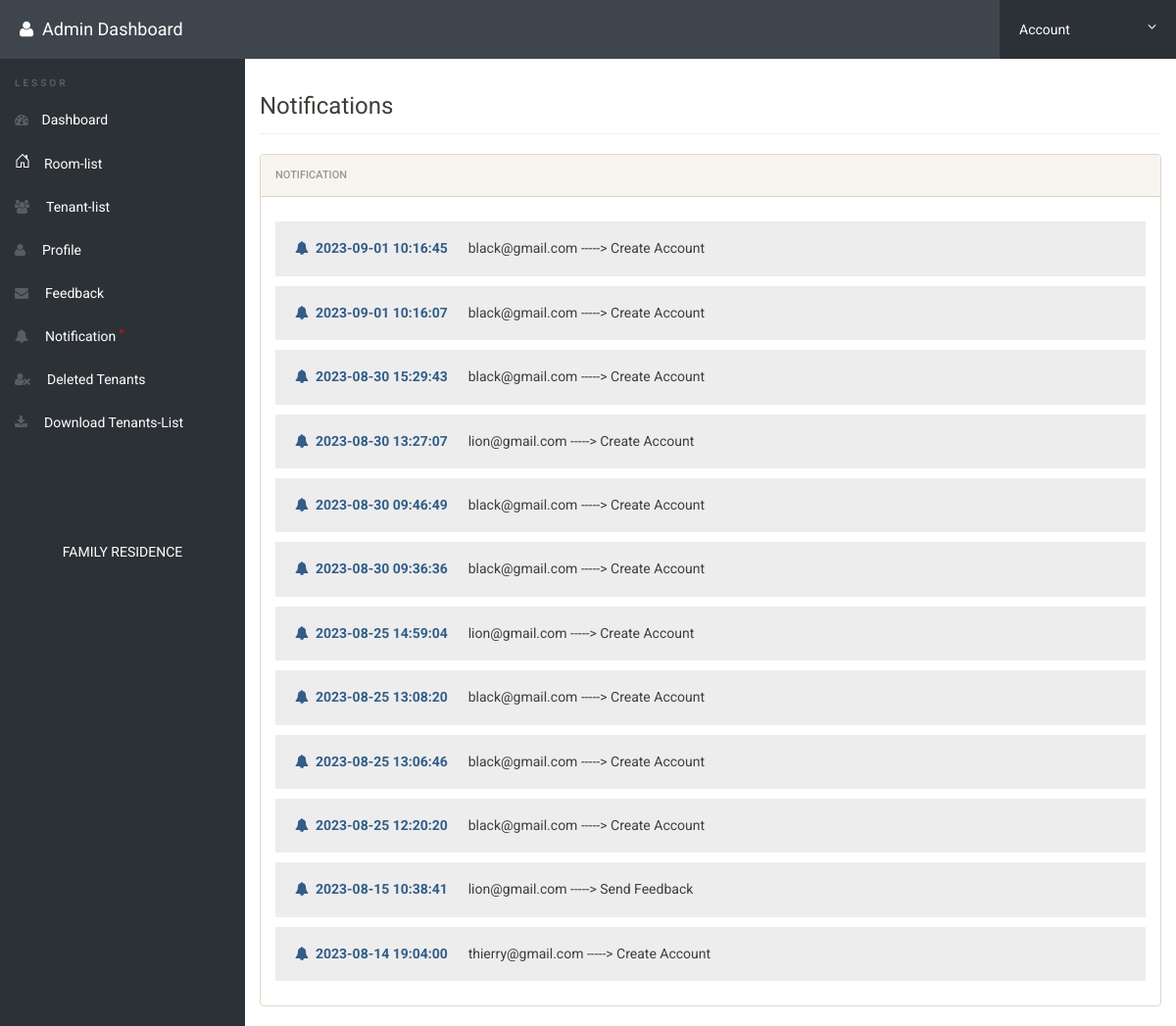
Screenshot of /admin/notification.php (signed in) with the database file from the repository.
### tables this page shows
CREATE TABLE `notification` (
  `id` int(11) NOT NULL,
  `notiuser` varchar(50) NOT NULL,
  `notireciver` varchar(50) NOT NULL,
  `notitype` varchar(50) NOT NULL,
  `time` timestamp NOT NULL DEFAULT CURRENT_TIMESTAMP
);

### admin/notification.php (the view, shortened to what this page needs)
<?php
include('includes/config.php');
if(strlen($_SESSION['alogin'])==0)
	{
header('location:index.php');
}
else{
?>
<!doctype html>
<html lang="en" class="no-js">
<head>
	<link rel="stylesheet" href="css/font-awesome.min.css">
	<link rel="stylesheet" href="css/bootstrap.min.css">
	<link rel="stylesheet" href="css/dataTables.bootstrap.min.css">
	<link rel="stylesheet" href="css/bootstrap-social.css">
	<link rel="stylesheet" href="css/bootstrap-select.css">
	<link rel="stylesheet" href="css/fileinput.min.css">
	<link rel="stylesheet" href="css/awesome-bootstrap-checkbox.css">
	<link rel="stylesheet" href="css/style.css">
</head>
<body>
	<?php include('includes/header.php');?>
	<div class="ts-main-content">
	<?php include('includes/leftbar.php');?>
		<div class="content-wrapper">
			<div class="container-fluid">
				<div class="row">
					<div class="col-md-12">
						<h3 class="page-title">Notifications</h3>
						<div class="row">
							<div class="col-md-12">
								<div class="panel panel-default">
									<div class="panel-heading">Notification</div>
									   <div class="panel-body">
<?php
$reciver = 'Admin';
$sql = "SELECT * from  notification where notireciver = (:reciver) order by time DESC";
$query = $dbh -> prepare($sql);
$query-> bindParam(':reciver', $reciver, PDO::PARAM_STR);
$query->execute();
$results=$query->fetchAll(PDO::FETCH_OBJ);
$cnt=1;
if($query->rowCount() > 0)
{
foreach($results as $result)
{				?>
        <h5 style="background:#ededed;padding:20px;"><i class="fa fa-bell text-primary"></i>&nbsp;&nbsp;<b class="text-primary"><?php echo htmlentities($result->time);?></b> &nbsp;&nbsp;&nbsp;&nbsp;&nbsp;<?php echo htmlentities($result->notiuser);?> -----> <?php echo htmlentities($result->notitype);?></h5>
                       <?php $cnt=$cnt+1; }} ?>
                                        </div>
                                    </div>
                                </div>
                            </div>
                        </div>
                    </div>
                </div>
            </div>
        </div>
</body>
</html>
<?php } ?>

### admin/includes/header.php (shortened to what this page needs)
<div class="brand clearfix">
<h4 class="pull-left text-white" style="margin:20px 0px 0px 20px"><i class="fa fa-user"></i>&nbsp; Admin Dashboard</h4>
		<ul class="ts-profile-nav">
			<li class="ts-account">
				<a href="#"> Account <i class="fa fa-angle-down hidden-side"></i></a>
			</li>
		</ul>
	</div>

### admin/includes/leftbar.php (shortened to what this page needs)
<nav class="ts-sidebar">
			<ul class="ts-sidebar-menu">
				<li class="ts-label">Lessor</li>
				<li><a href="dashboard.php"><i class="fa fa-dashboard"></i> Dashboard</a></li>
				<li><a href="roomlist.php"> &nbsp; &nbsp;Room-list</a>
				</li>
				<li><a href="userlist.php"><i class="fa fa-users"></i> &nbsp;Tenant-list</a>
				</li>
				<li><a href="profile.php"><i class="fa fa-user"></i> &nbsp;Profile</a>
				</li>
				<li><a href="feedback.php"><i class="fa fa-envelope"></i> &nbsp;Feedback</a>
				</li>
				<li><a href="notification.php"><i class="fa fa-bell"></i> &nbsp;Notification <sup style="color:red">*</sup></a>
				</li>
				<li><a href="deletedtenant.php"><i class="fa fa-user-times"></i> &nbsp;Deleted Tenants</a>
				</li>
				<li><a href="download.php"><i class="fa fa-download"></i> &nbsp;Download Tenants-List</a>
				</li>
			</ul>
			<p class="text-center" style="color:#ffffff; margin-top: 100px;">FAMILY RESIDENCE</p>
		</nav>

### admin/css/style.css (style rules this page uses)
html { font-size: 14px; }
@media only screen and (min-width: 480px) { html { font-size: 17px; } }
@media only screen and (min-width: 768px) { html { font-size: 14px; } }
@media only screen and (min-width: 1024px) { p { font-size: 1em; margin-bottom: 1.8em; } }
body { font-size: 1em; }
a { color: #37a6c4; }
.panel { overflow: hidden; }
.text-white, .text-light { color: #fff !important; }
ul, li { margin: 0; padding: 0; list-style: none; }
.page-title { padding-bottom: 15px; margin-bottom: 20px; border-bottom: 1px solid #f0f0f0; }
.brand { background: #3e454c; position: relative; z-index: 3; position: fixed; width: 100%; top: 0; }
.brand .ts-profile-nav { float: right; display: none; }
.brand .ts-profile-nav li { float: left; position: relative; }
.brand .ts-profile-nav li a { display: block; padding: 20px; color: #fff; }
.brand .ts-profile-nav .ts-account .fa-angle-down { float: right; }
.brand .ts-profile-nav .ts-account > a { width: 180px; background: #2c3136; }
@media only screen and (min-width: 992px) { .brand .ts-profile-nav { display: block; } }
.ts-sidebar { background: #2c3136; max-height: 0; transition: max-height 0.3s; overflow: hidden; position: fixed; z-index: 2; width: 100%; bottom: 0; top: 60px; overflow-y: auto; }
@media only screen and (min-width: 992px) { .ts-sidebar { max-height: 100%; bottom: 0; } }
.ts-sidebar-menu .ts-label { color: #585c64; font-weight: bold; padding: 8px 15px; text-transform: uppercase; font-size: 10px; letter-spacing: 3px; margin-top: 10px; }
.ts-sidebar-menu a { display: block; text-decoration: none; padding: 12px 15px; color: #fff; }
.ts-sidebar-menu li { position: relative; }
.ts-sidebar-menu li i { color: #585c64; margin-right: 10px; }
.ts-main-content .content-wrapper { padding-top: 15px; margin-top: 60px; }
@media only screen and (min-width: 992px) { .ts-main-content .ts-sidebar { width: 250px; float: left; } }
@media only screen and (min-width: 992px) { .ts-main-content .content-wrapper { margin-left: 250px; } }

### rows the page displays
notification: time "2023-09-01 10:16:45", notiuser "black@gmail.com", notitype "Create Account"
notification: time "2023-09-01 10:16:07", notiuser "black@gmail.com", notitype "Create Account"
notification: time "2023-08-30 15:29:43", notiuser "black@gmail.com", notitype "Create Account"
notification: time "2023-08-30 13:27:07", notiuser "lion@gmail.com", notitype "Create Account"
notification: time "2023-08-30 09:46:49", notiuser "black@gmail.com", notitype "Create Account"
notification: time "2023-08-30 09:36:36", notiuser "black@gmail.com", notitype "Create Account"
notification: time "2023-08-25 14:59:04", notiuser "lion@gmail.com", notitype "Create Account"
notification: time "2023-08-25 13:08:20", notiuser "black@gmail.com", notitype "Create Account"
notification: time "2023-08-25 13:06:46", notiuser "black@gmail.com", notitype "Create Account"
notification: time "2023-08-25 12:20:20", notiuser "black@gmail.com", notitype "Create Account"
notification: time "2023-08-15 10:38:41", notiuser "lion@gmail.com", notitype "Send Feedback"
notification: time "2023-08-14 19:04:00", notiuser "thierry@gmail.com", notitype "Create Account"
